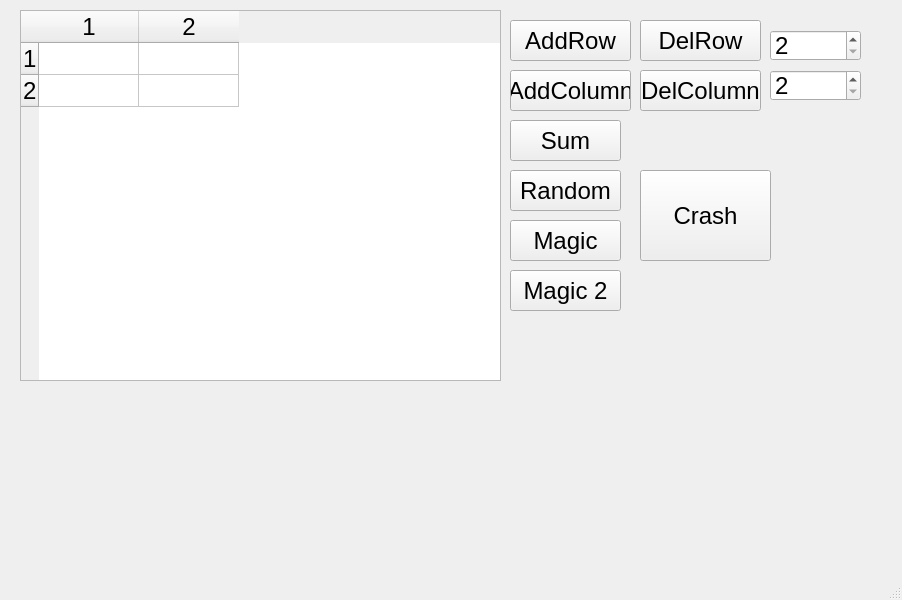
<?xml version="1.0" encoding="UTF-8"?>
<ui version="4.0">
 <class>MainWindow</class>
 <widget class="QMainWindow" name="MainWindow">
  <property name="geometry">
   <rect>
    <x>0</x>
    <y>0</y>
    <width>902</width>
    <height>600</height>
   </rect>
  </property>
  <property name="font">
   <font>
    <pointsize>18</pointsize>
   </font>
  </property>
  <property name="windowTitle">
   <string>MainWindow</string>
  </property>
  <widget class="QWidget" name="centralwidget">
   <widget class="QTableWidget" name="tableWidget">
    <property name="geometry">
     <rect>
      <x>20</x>
      <y>10</y>
      <width>481</width>
      <height>371</height>
     </rect>
    </property>
    <property name="rowCount">
     <number>2</number>
    </property>
    <property name="columnCount">
     <number>2</number>
    </property>
    <row/>
    <row/>
    <column/>
    <column/>
   </widget>
   <widget class="QPushButton" name="PBaddrow">
    <property name="geometry">
     <rect>
      <x>510</x>
      <y>20</y>
      <width>121</width>
      <height>41</height>
     </rect>
    </property>
    <property name="text">
     <string>AddRow</string>
    </property>
   </widget>
   <widget class="QPushButton" name="PBdelrow">
    <property name="geometry">
     <rect>
      <x>640</x>
      <y>20</y>
      <width>121</width>
      <height>41</height>
     </rect>
    </property>
    <property name="text">
     <string>DelRow</string>
    </property>
   </widget>
   <widget class="QPushButton" name="PBaddcolumn">
    <property name="geometry">
     <rect>
      <x>510</x>
      <y>70</y>
      <width>121</width>
      <height>41</height>
     </rect>
    </property>
    <property name="text">
     <string>AddColumn</string>
    </property>
   </widget>
   <widget class="QPushButton" name="PBdelcolumn">
    <property name="geometry">
     <rect>
      <x>640</x>
      <y>70</y>
      <width>121</width>
      <height>41</height>
     </rect>
    </property>
    <property name="text">
     <string>DelColumn</string>
    </property>
   </widget>
   <widget class="QSpinBox" name="spinBox_Row">
    <property name="geometry">
     <rect>
      <x>770</x>
      <y>30</y>
      <width>91</width>
      <height>31</height>
     </rect>
    </property>
    <property name="minimum">
     <number>2</number>
    </property>
    <property name="maximum">
     <number>20</number>
    </property>
   </widget>
   <widget class="QSpinBox" name="spinBox_column">
    <property name="geometry">
     <rect>
      <x>770</x>
      <y>70</y>
      <width>91</width>
      <height>31</height>
     </rect>
    </property>
    <property name="minimum">
     <number>2</number>
    </property>
    <property name="maximum">
     <number>20</number>
    </property>
    <property name="value">
     <number>2</number>
    </property>
   </widget>
   <widget class="QPushButton" name="pushButton_sum">
    <property name="geometry">
     <rect>
      <x>510</x>
      <y>120</y>
      <width>111</width>
      <height>41</height>
     </rect>
    </property>
    <property name="text">
     <string>Sum</string>
    </property>
   </widget>
   <widget class="QLabel" name="label_sum">
    <property name="geometry">
     <rect>
      <x>640</x>
      <y>120</y>
      <width>101</width>
      <height>41</height>
     </rect>
    </property>
    <property name="text">
     <string/>
    </property>
   </widget>
   <widget class="QPushButton" name="pushButton_random">
    <property name="geometry">
     <rect>
      <x>510</x>
      <y>170</y>
      <width>111</width>
      <height>41</height>
     </rect>
    </property>
    <property name="text">
     <string>Random</string>
    </property>
   </widget>
   <widget class="QPushButton" name="pushButton_magic">
    <property name="geometry">
     <rect>
      <x>510</x>
      <y>220</y>
      <width>111</width>
      <height>41</height>
     </rect>
    </property>
    <property name="text">
     <string>Magic</string>
    </property>
   </widget>
   <widget class="QPushButton" name="pushButton_crash">
    <property name="geometry">
     <rect>
      <x>640</x>
      <y>170</y>
      <width>131</width>
      <height>91</height>
     </rect>
    </property>
    <property name="text">
     <string>Crash</string>
    </property>
   </widget>
   <widget class="QPushButton" name="pushButton_magic_2">
    <property name="geometry">
     <rect>
      <x>510</x>
      <y>270</y>
      <width>111</width>
      <height>41</height>
     </rect>
    </property>
    <property name="text">
     <string>Magic 2</string>
    </property>
   </widget>
  </widget>
  <widget class="QMenuBar" name="menubar">
   <property name="geometry">
    <rect>
     <x>0</x>
     <y>0</y>
     <width>902</width>
     <height>27</height>
    </rect>
   </property>
  </widget>
  <widget class="QStatusBar" name="statusbar"/>
 </widget>
 <resources/>
 <connections/>
</ui>
